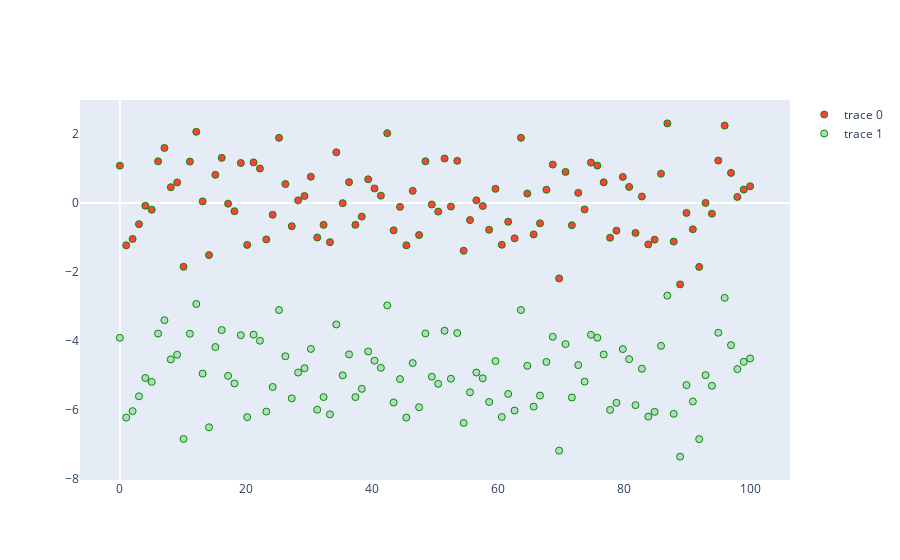

This figure's notebook cell:
### Code cell
x_values = np.linspace(0, 100, 100)
y_values = np.random.randn(100)

trace0 = go.Scatter(x = x_values, y = y_values, mode = 'markers', 
                   marker = dict(size = 7, color = '#FD403F', symbol = 'circle', line = dict(width = 1, color = '#0E8700')))
 
trace1 = go.Scatter(x = x_values, y = y_values - 5, mode = 'markers', 
                   marker = dict(size = 7, color = '#A9DFBF', symbol = 'circle', line = dict(width = 1, color = '#0E8700')))     

data = [trace0, trace1]

layout = go.Layout(xaxis = dict(showgrid = False, showline = False),
                  yaxis = dict(showgrid = False, showline = False))

fig = go.Figure(data = data, layout = layout)
iplot(fig)
